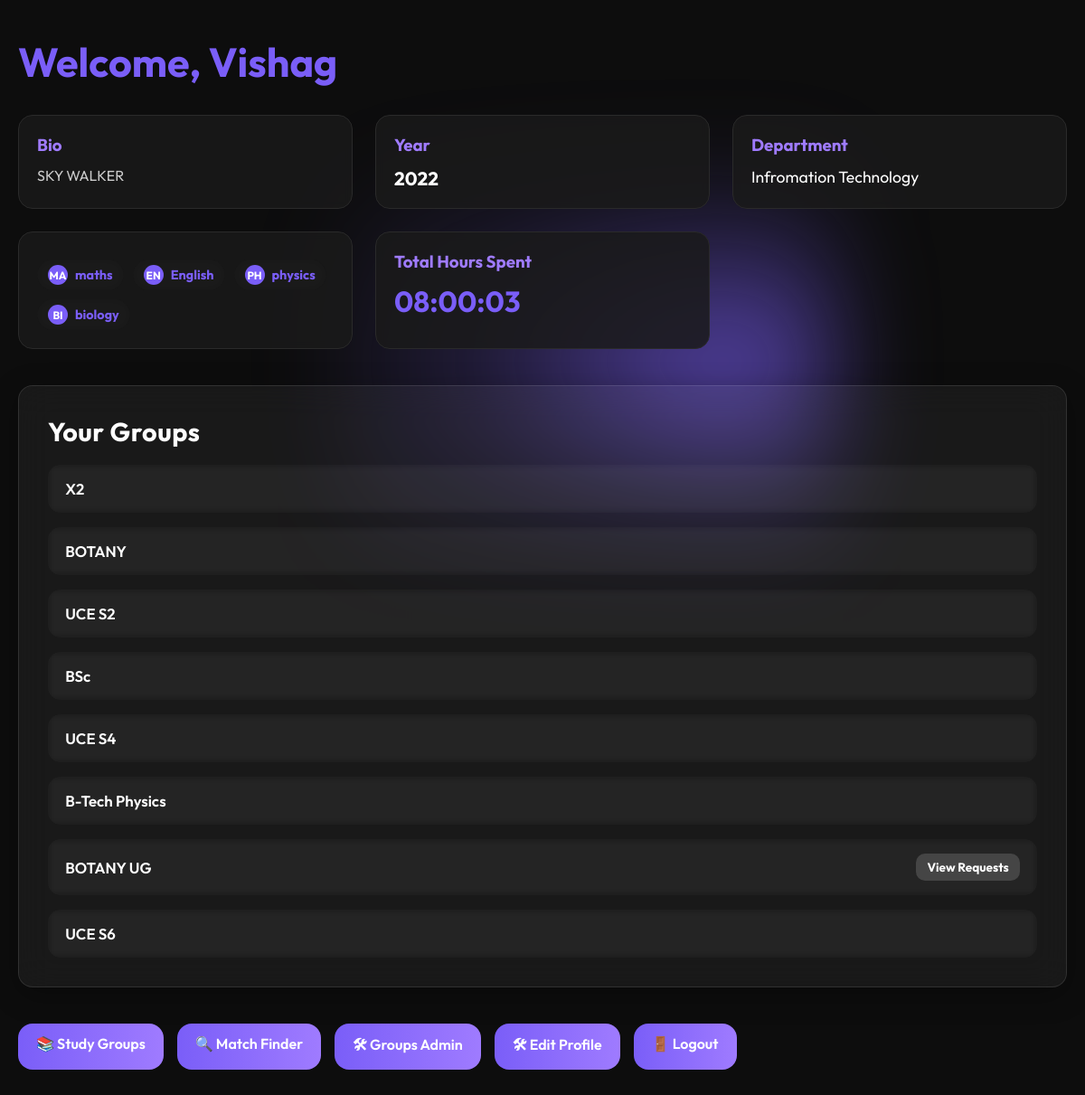
The page /dashboard/ (signed in) on the database its author committed.
### core/models.py (models this page shows, shortened)
class UserProfile(models.Model):
    user = models.OneToOneField(User, on_delete=models.CASCADE)
    bio = models.TextField()
    year = models.CharField(max_length=10)
    department = models.CharField(max_length=50)
    subjects = models.ManyToManyField(Course, blank=True)

class Course(models.Model):
    name = models.CharField(max_length=100)

class GroupMembership(models.Model):
    user = models.ForeignKey(User, on_delete=models.CASCADE)
    group = models.ForeignKey(StudyGroup, on_delete=models.CASCADE)
    joined_at = models.DateTimeField(auto_now_add=True)
    is_approved = models.BooleanField(default=False)  # 🔥 Add this field

class StudyGroup(models.Model):
    name = models.CharField(max_length=100)
    description = models.TextField()
    courses = models.ManyToManyField(Course, blank=True)
    is_public = models.BooleanField(default=False)
    owner = models.ForeignKey(User, on_delete=models.CASCADE, related_name='owned_groups')
    year = models.CharField(max_length=10, blank=True)
    members = models.ManyToManyField(User, related_name='study_groups', blank=True)

### core/views.py (the view)
# urls.py: path('dashboard/', views.dashboard, name='dashboard'),
@login_required
def dashboard(request):
    user_groups = GroupMembership.objects.filter(user=request.user)
    total_hours = user_groups.count() * 1  # Placeholder: track with entry/exit time later
    profile = request.user.userprofile
    return render(request, 'dashboard.html', {
        'user_groups': user_groups,
        'total_hours': total_hours,
        'profile': profile,
    })

### core/templates/dashboard.html (shortened to what this page needs)
<!DOCTYPE html>
<html lang="en">
<head>
</head>
<body>
  <div class="thruster-glow-left"></div>
  <h2>Welcome, {{ request.user.username }}</h2>
  <div class="card-grid">
    <div class="card">
      <h3>Bio</h3>
      <p style="color: #ccc;">{{ profile.bio }}</p>
    </div>
    <div class="card">
      <h3>Year</h3>
      <p style="font-size: 1.3rem; font-weight: bold;">{{ profile.year }}</p>
    </div>
    <div class="card">
      <h3>Department</h3>
      <p style="font-size: 1.1rem;">{{ profile.department }}</p>
    </div>
    <div class="card">
      <div class="subjects" style="display: flex; flex-wrap: wrap; gap: 10px; margin-top: 10px;">
        {% for s in profile.subjects.all %}
          <span data-initial="{{ s.name|slice:":2"|upper }}">{{ s.name }}</span>
        {% endfor %}
      </div>
    </div>
    <div class="card">
      <h3>Total Hours Spent</h3>
      <p id="live-timer" data-hours="{{ total_hours }}" style="font-size: 2rem; font-weight: bold; color: var(--primary);">00:00:00</p>
    </div>
  </div>
  <div class="card" style="
  margin-top: 40px;
  background: rgba(255, 255, 255, 0.05);
  color: #fff;
  padding: 2rem;
  border-radius: var(--radius);
  box-shadow: 0 8px 32px rgba(0, 0, 0, 0.3);
  backdrop-filter: blur(18px);
  -webkit-backdrop-filter: blur(18px);
  border: 1px solid rgba(255, 255, 255, 0.1);
">
  <h3 style="font-size: 1.8rem; margin-bottom: 1.2rem; color: #fff; letter-spacing: 0.5px;">
   Your Groups
  </h3>
  {% if user_groups %}
    <ul style="list-style: none; padding: 0; display: flex; flex-direction: column; gap: 1rem;">
      {% for membership in user_groups %}
        <li style="
          padding: 1rem 1.2rem;
          border-radius: 14px;
          display: flex;
          justify-content: space-between;
          align-items: center;
          transition: transform 0.3s ease, backdrop-filter 0.3s ease;
          backdrop-filter: blur(4px);
          -webkit-backdrop-filter: blur(4px);
        "
        onmouseover="this.style.transform='scale(1.02)'; this.style.backdropFilter='blur(12px)'; this.style.webkitBackdropFilter='blur(12px)'"
        onmouseout="this.style.transform='scale(1)'; this.style.backdropFilter='blur(4px)'; this.style.webkitBackdropFilter='blur(4px)'">
          <a href="{% url 'group_chat' membership.group.id %}" style="
            text-decoration: none;
            color: #fff;
            font-size: 1.05rem;
            font-weight: 600;
            flex: 1;
          ">
            {{ membership.group.name }}
          </a>
          {% if membership.group.owner == request.user and not membership.group.is_public %}
            <a href="{% url 'pending_requests' membership.group.id %}" style="
              margin-left: 1rem;
              padding: 6px 12px;
              border-radius: 10px;
              background: rgba(255, 255, 255, 0.15);
              color: #fff;
              font-size: 0.85rem;
              font-weight: bold;
              text-decoration: none;
              transition: background 0.3s ease;
            "
            onmouseover="this.style.background='rgba(255,255,255,0.25)'"
            onmouseout="this.style.background='rgba(255,255,255,0.15)'">
              View Requests
            </a>
          {% endif %}
        </li>
      {% endfor %}
    </ul>
  {% else %}
    <p style="color: rgba(255,255,255,0.85); font-size: 1rem; margin-top: 0.5rem;">
      You're not in any groups yet.
    </p>
  {% endif %}
</div>
  <div class="nav-links">
    <a href="{% url 'study_groups' %}">📚 Study Groups</a>
    <a href="{% url 'match_finder' %}">🔍 Match Finder</a>
    <a href="{% url 'admin_groups' %}">🛠 Groups Admin</a>
    <a href="{% url 'edit_profile' %}">🛠 Edit Profile</a>
    <a href="{% url 'logout' %}">🚪 Logout</a>
  </div>
</body>
</html>

### core/templates/dashboard.html (style rules this page uses)
:root { --primary: #7a5ef8; --secondary: #9f7bff; --bg-dark: #0d0d0d; --text-light: #ccc; --card-bg: rgba(26, 26, 26, 0.85); --radius: 16px; }
* { margin: 0; padding: 0; box-sizing: border-box; }
body { font-family: 'Outfit', sans-serif; background-color: var(--bg-dark); color: white; min-height: 100vh; padding: 40px 20px; position: relative; overflow-x: hidden; }
.thruster-glow-left { position: fixed; top: 0; left: 0; width: 900px; height: 100vh; pointer-events: none; z-index: -1; }
.thruster-glow-left::before { content: ''; position: absolute; top: 50%; right: -200px; width: 100%; height: 700px; background: radial-gradient( ellipse at calc(100% - 180px) center, rgba(122, 94, 248, 0.7), rgba(122, 94, 248, 0.15), rgba(122, 94, 248, 0) ); transform: translateY(-50%) scale(0.6); filter: blur(90px); animation: pulseSurgeLeft 5s ease-in-out infinite; }
h2 { font-size: 2.8rem; margin-bottom: 8px; color: var(--primary); }
.card-grid { display: grid; grid-template-columns: repeat(auto-fit, minmax(300px, 1fr)); gap: 25px; margin-top: 30px; }
.card { background: var(--card-bg); padding: 20px; border-radius: var(--radius); border: 1px solid #2a2a2a; backdrop-filter: blur(5px); transition: 0.3s ease; }
.card h3 { color: var(--secondary); margin-bottom: 12px; }
.subjects span { display: flex; align-items: center; padding: 6px 12px; background: #1a1a1a; border-radius: 20px; font-weight: bold; font-size: 0.9rem; color: var(--primary); box-shadow: inset 0 0 5px rgba(0,0,0,0.1); }
.subjects span::before { content: attr(data-initial); display: inline-flex; align-items: center; justify-content: center; background: var(--primary); color: white; width: 22px; height: 22px; border-radius: 50%; font-size: 0.75rem; margin-right: 8px; }
.nav-links { margin-top: 40px; display: flex; flex-wrap: wrap; gap: 15px; }
.nav-links a { padding: 12px 20px; background: linear-gradient(to right, var(--primary), var(--secondary)); color: white; border-radius: var(--radius); text-decoration: none; font-weight: 600; transition: 0.3s ease; }

### rows shown on the page
UserProfile: bio "SKY WALKER", year "2022", department "Infromation Technology"
Course: name "maths"
Course: name "English"
Course: name "physics"
Course: name "biology"
GroupMembership: group.name "X2"
GroupMembership: group.name "BOTANY"
GroupMembership: group.name "UCE S2"
GroupMembership: group.name "BSc"
GroupMembership: group.name "UCE S4"
GroupMembership: group.name "B-Tech Physics"
GroupMembership: group.name "BOTANY UG", shows "View Requests"
GroupMembership: group.name "UCE S6"

### other values the page prints
{{ request.user.username }} "Vishag"
